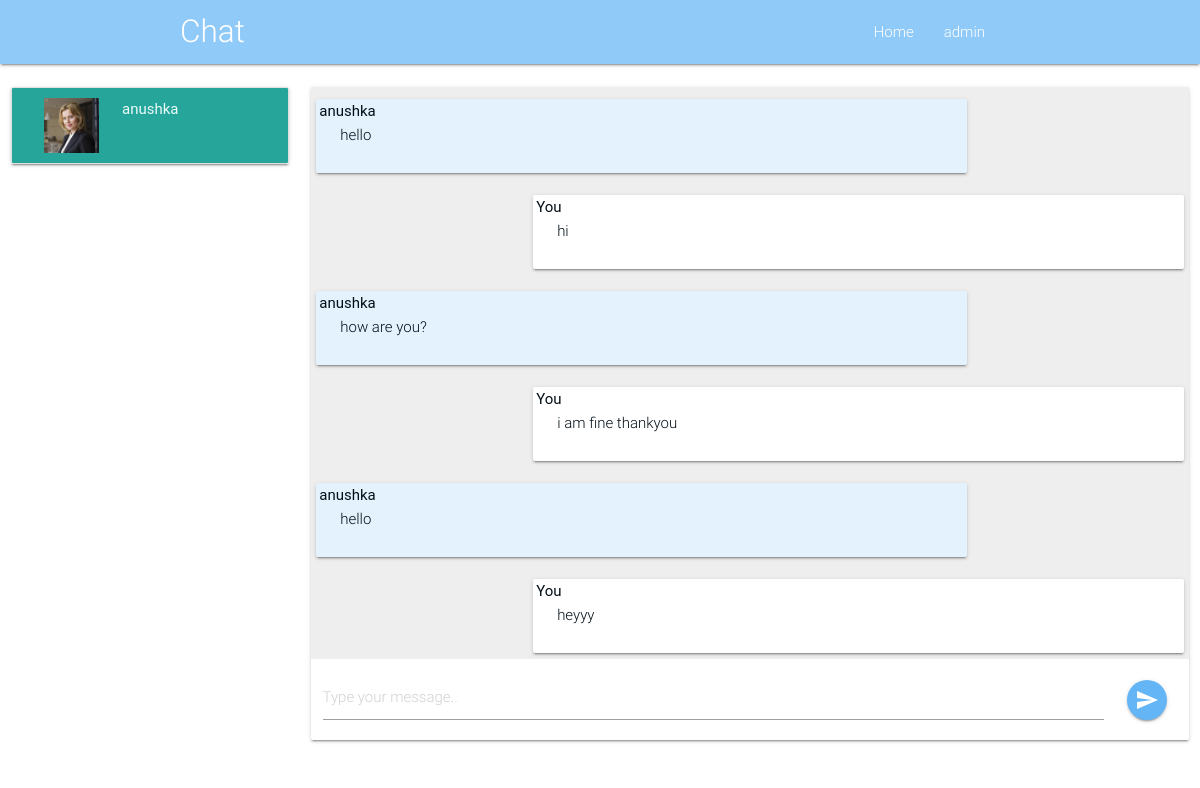
The app's page /chat/chat/1/13/ (signed in) with its own data.
### users/models.py (models this page shows, shortened)
class Profile(models.Model):
	user = models.OneToOneField(User, on_delete=models.CASCADE)
	image = models.ImageField(default="default.jpg",upload_to="static/images")
	address = models.CharField(max_length=30)
	contact = models.IntegerField(unique=True)

### chat/models.py (models this page shows)
class Message(models.Model):
    sender = models.ForeignKey(User, on_delete=models.CASCADE, related_name='sender')
    receiver = models.ForeignKey(User, on_delete=models.CASCADE, related_name='receiver')
    message = models.CharField(max_length=1200)
    timestamp = models.DateTimeField(auto_now_add=True)
    is_read = models.BooleanField(default=False)
    def __str__(self):
        return self.message
    class Meta:
        ordering = ('timestamp',)

### chat/views.py (the view)
# urls.py: path('chat/<int:sender>/<int:receiver>/', views.message_view, name='chat'),
def message_view(request, sender, receiver):
    if not request.user.is_authenticated:
        return redirect('index')
    if request.method == "GET":
        return render(request, "chat/messages.html",
                      {'users': User.objects.exclude(username=request.user.username),
                       'receiver': User.objects.get(id=receiver),
                       'messages': Message.objects.filter(sender_id=sender, receiver_id=receiver) |
                                   Message.objects.filter(sender_id=receiver, receiver_id=sender)})

### chat/templates/chat/messages.html (shortened to what this page needs)
{% extends 'chat/chat.html' %}
{% block messages %}
    {% for message in messages %}
    {% if message.sender == request.user %}
<div class="card-panel right" style="width: 75%; position: relative">
    <div style="position: absolute; top: 0; left:3px; font-weight: bolder" class="title">You</div>
    {{ message }}
</div>
    {% else %}
<div class="card-panel left blue lighten-5" style="width: 75%; position: relative">
    <div style="position: absolute; top: 0; left:3px; font-weight: bolder" class="title">{{ message.sender }}</div>
    {{ message }}
</div>
    {% endif %}
    {% endfor %}
{% endblock %}

### chat/templates/chat/chat.html (shortened to what this page needs)
{% extends 'chat/index.html' %}
{% block body %}
<nav class="blue lighten-3">
    <div class="nav-wrapper container">
      <a href="#" class="brand-logo">Chat</a>
      <ul id="nav-mobile" class="right hide-on-med-and-down">
           <li><a href="/">Home</a></li>
          <li><a href="">{{ request.user.username }}</a></li>
      </ul>
    </div>
</nav>
    <div class="section" style="height: 80vh">
    <div class="row">
        <div class="col s3">
        <div class="card">
            <div class="collection">
                {% for user in users %}
                <a href="{% url 'chat' request.user.id user.id %}" id="user{{ user.id }}" class="collection-item row">
                    <img src="{{user.profile.image.url}}" class="col s4">
                    <div class="col s8">
                    <span class="title" style="font-weight: bolder">{{ user.username }}</span>
                    </div>
                </a>
                {% endfor %}
            </div>
        </div>
        </div>
        <div class="col s9">
            <div class="card">
            <div id="board" class="section grey lighten-3" style="height: 68vh; padding: 5px; overflow-y: scroll">
                {% block messages %}
                {% endblock %}
            </div>
            <form id="chat-box" class="form-group {% block hide %}hide{% endblock %}" method="post">
                <div class="row">
                    <div class="col s11">
                        <div class="input-field">
                            <input id="id_message" name="message" type="text" placeholder="Type your message..">
                        </div>
                    </div>
                    <div class="col s1" style="line-height: 80px">
                        <button class="btn btn-floating blue lighten-2 waves-effect waves-light"><i class="material-icons">send</i></button>
                    </div>
                </div>
            </form>
            </div>
        </div>
    </div>
    </div>
    {% load static %}
{% endblock %}

### chat/templates/chat/index.html (shortened to what this page needs)
{% load static %}
  <!DOCTYPE html>
  <html>
    <head>
        <link type="text/css" rel="stylesheet" href="{% static 'css/materialize.min.css' %}"  media="screen,projection"/>
        <link type="text/css" rel="stylesheet" href="{% static 'css/style.css' %}"  media="screen,projection"/>
    </head>
    <body>
    {% block body %}{% endblock %}
    </body>
  </html>

### home/static/css/style.css (style rules this page uses)
html { overflow-x: hidden; }
body { line-height: 1.7; color: #041017!important; font-weight: 300; font-size: 1rem; }
a { -webkit-transition: .3s all ease; -o-transition: .3s all ease; transition: .3s all ease; text-decoration: none; }

### records on screen
Message: sender "anushka", message "hello"
Message: message "hi"
Message: sender "anushka", message "how are you?"
Message: message "i am fine thankyou"
Message: sender "anushka", message "hello"
Message: message "heyyy"

### other values on screen
{{ request.user.username }} "admin"
{{ user.username }} "anushka"
